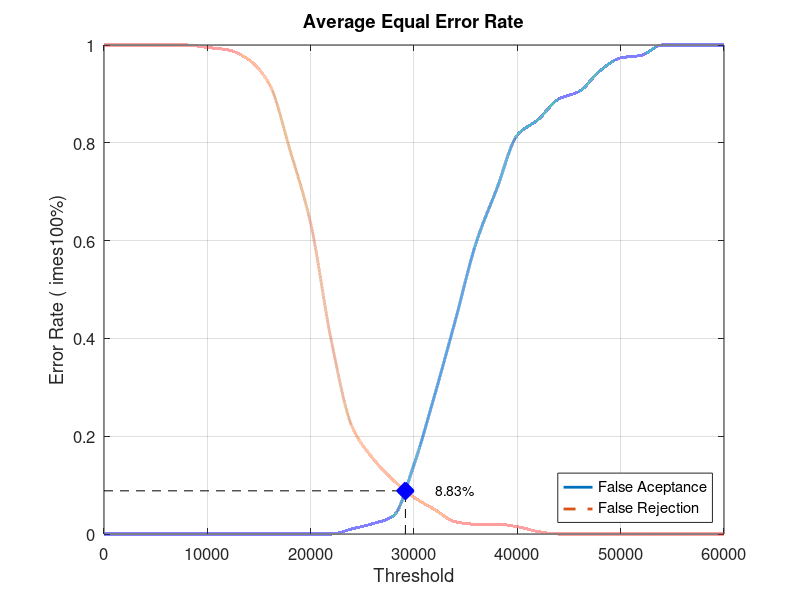
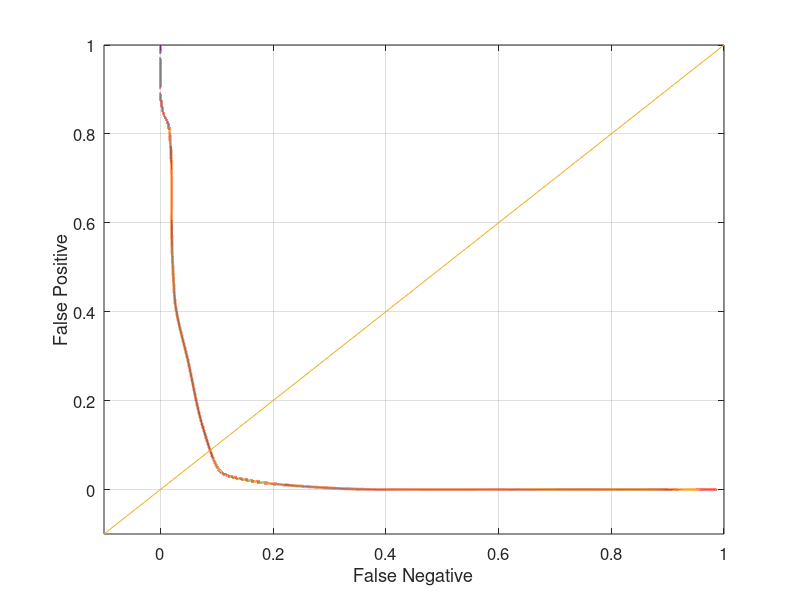

MATLAB code to generate these figures, in order:
close all;
clear;
clc;
x = 0:2000:60000;
xq = 0:0.5:60000;

y0 = [0 0 0 0 0 0 0 0 0 0 0 0 0.0105263 0.0210526 0.0368421 0.142105 0.284211 0.436842 0.594737 0.705263 0.815789 0.847368 0.889474 0.905263 0.947368 0.973684 0.978947 1 1 1 1]
yy0 = interp1(x, y0, xq, 'pchip');
y1 = [1 1 1 1 1 0.995 0.99 0.97 0.92 0.785 0.635 0.395 0.22 0.155 0.11 0.075 0.05 0.025 0.02 0.02 0.015 0.005 0 0 0 0 0 0 0 0 0]
yy1 = interp1(x, y1, xq, 'pchip');

% Calculating EER: 
y2 = abs(y0 - y1);
find(y2 == min(y2))
yy2 = abs(yy0 - yy1);
xEER = find(yy2 == min(yy2));
xEERIndex = xq(xEER) % X-axis EER
yEER = yy0(xEER) % Y-axis EER

main = figure
plot(xq, yy0,'-','LineWidth', 2);	hold on
plot(xq, yy1,'--','LineWidth', 2);	hold on
plot([xEERIndex xEERIndex], [0 yEER], 'k--');	hold on
plot([0 xEERIndex], [yEER yEER], 'k--');	hold on
plot(xEERIndex, yEER, 'bx', 'LineWidth', 10);	hold on
text(xEERIndex + 10 * xEERIndex / 100, yEER, [num2str(round((10000 * yEER)) / 100) '%'])
legend('False Aceptance', 'False Rejection', 'Location', 'SouthEast')
xlabel('Threshold')
ylabel('Error Rate (	imes100%)')
title('Average Equal Error Rate')
set(gca, 'FontSize', 12)
axis([0 60000 0 1])
grid on

print(main, 'Database3_3Main', '-dpng');
FNRxFPR = figure('Color', [1 1 1]);
plot(yy1, yy0, '-', yy1, yy0, 'LineWidth', 2);
hold on
y = -0.1:0.1:1
plot(y, y); 
set(gca, 'FontSize', 12)
xlabel('False Negative')
ylabel('False Positive')
axis([-0.1 1 -0.1 1])
set(gca, 'FontSize', 12)
grid on

print(FNRxFPR, 'Database3_3FNRxFPR','-dpng');
